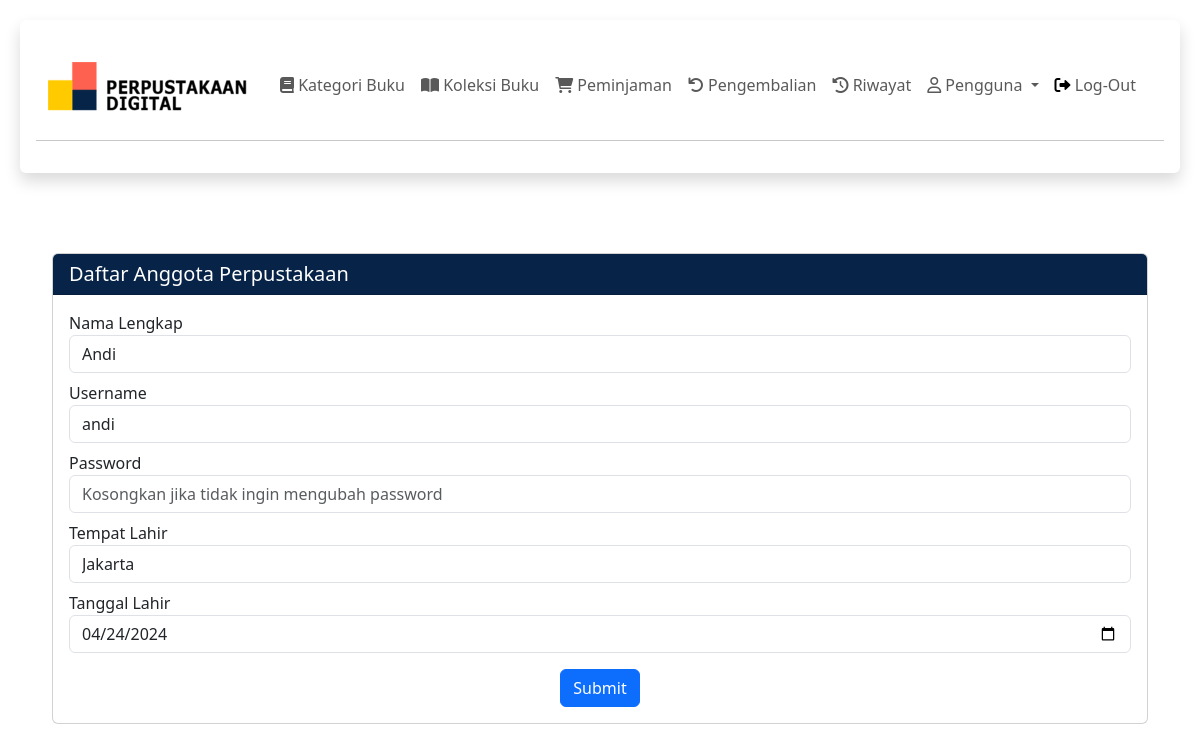
The app's page /public/admin/user/anggotaUpdate.php?id=108 with its own data.
### tables this page shows
CREATE TABLE `t_anggota` (
  `f_id` int(11) NOT NULL,
  `f_nama` varchar(200) NOT NULL,
  `f_username` varchar(200) NOT NULL,
  `f_password` varchar(200) NOT NULL,
  `f_tempatlahir` varchar(100) DEFAULT NULL,
  `f_tanggallahir` date DEFAULT NULL,
  `t_input` datetime DEFAULT NULL,
  `t_update` datetime DEFAULT NULL
);

### public/admin/user/anggotaUpdate.php (the view, shortened to what this page needs)
<?php
require '../../../private/function.php';
if (isset($_GET['id'])) {
    $id = $_GET['id'];
    $sql = "SELECT * FROM t_anggota  WHERE f_id=$id";
    $result = mysqli_query($conn, $sql);
    if ($result) {
        $row = mysqli_fetch_assoc($result);
    } else {
        die("Error: " . mysqli_error($conn));
    }
}
?>
<!DOCTYPE html>
<html lang="en">
<head>
</head>
<body>
<div class="shadow p-3 rounded">
<nav class="navbar navbar-expand-lg" id="navbar">
    <div class="container-fluid">
        <div class="collapse navbar-collapse" id="navbarToggler">
            <a href="../index.php">
            <img src="../../../src/images/logo.png" alt="Logo" class="logo_login mt-2" width="200px">
            </a>
            <ul class="navbar-nav ms-auto mb-2 me-2 mb-lg-0">
                <li class="nav-item"><a class="nav-link" href="../kategori/read.php"><i class="fas fa-book"></i> Kategori Buku</a></li>
                <li class="nav-item ">
                    <a class="nav-link" href="../buku/read.php" aria-expanded="false">
                        <i class="fas fa-book-open"></i> Koleksi Buku
                    </a>
                </li>
                <li class="nav-item"><a class="nav-link" href="../peminjaman/read.php"><i class="fas fa-shopping-cart"></i> Peminjaman</a></li>
                <li class="nav-item"><a class="nav-link" href="../pengembalian/read.php"><i class="fas fa-undo"></i> Pengembalian</a></li>
                <li class="nav-item"><a class="nav-link" href="../riwayat/read.php"><i class="fa-solid fa-clock-rotate-left"></i> Riwayat</a></li>
                <li class="nav-item dropdown" id="active">
                    <a class="nav-link dropdown-toggle" href="#" role="button" data-bs-toggle="dropdown" aria-expanded="false">
                        <i class="far fa-user"></i> Pengguna
                    </a>
                </li>
                <li class="nav-item">
                    <a class="nav-link" aria-current="page" href="../index.php">
                        <i class="fa-solid fa-right-from-bracket" style="color: #000000;"></i>
                        Log-Out
                    </a>
                </li>
            </ul>
        </div>
    </div>
</nav>
<hr>
</div>
<main>
<div class="gap-2">
<div class="p-4">
  <div class="p-2 ">
    <div class="card mt-5" id="card">
    <h5 class="card-header" style=" background-color: #072448; color:#ffffff;">Daftar Anggota Perpustakaan</h5>
    <div class="card-body" id="card1">
    <form method="post">
        <div class="form-group mb-2">
            <label for="kategori">Nama Lengkap</label>
            <input type="text" class="form-control" name="f_nama" id="" placeholder="Enter your name"  value="<?php echo $row['f_nama'] ?>" >
        </div>
        <div class="form-group mb-2">
            <label for="kategori">Username</label>
            <input type="text" class="form-control" name="f_username" id="" placeholder="Enter your username"  value="<?php echo $row['f_username'] ?>" >
        </div>
        <div class="form-group mb-2">
            <label for="kategori">Password</label>
            <input type="password" class="form-control" name="f_password" id="" placeholder="Kosongkan jika tidak ingin mengubah password">
        </div>
        <div class="form-group mb-2">
            <label for="kategori">Tempat Lahir</label>
            <input type="text" class="form-control" name="f_tempatlahir" id="" placeholder="Enter your birthplace"  value="<?php echo $row['f_tempatlahir'] ?>" >
        </div>
        <div class="form-group mb-2 ">
            <label for="kategori">Tanggal Lahir </label>
            <input type="date" class="form-control" name="f_tanggallahir" id="" placeholder="Enter your datebirth"  value="<?php echo $row['f_tanggallahir'] ?>" >
        </div>
        <center>
        <button type="submit" name="editAnggota" class="btn btn-primary mt-2">Submit</button>
        </center>
    </form>
    </div>
    </div>
    </div>
  </div>
</div>
</body>
</html>

### private/function.php (style rules this page uses)
body { padding: 20px; overflow-x: hidden; }

### public/admin/user/anggotaUpdate.php (style rules this page uses)
body { padding: 20px; }
nav { justify-content: center; margin-top: 10px; }

### records on screen
t_anggota: f_nama "Andi", f_username "andi", f_tempatlahir "Jakarta", f_tanggallahir "04/24/2024"
